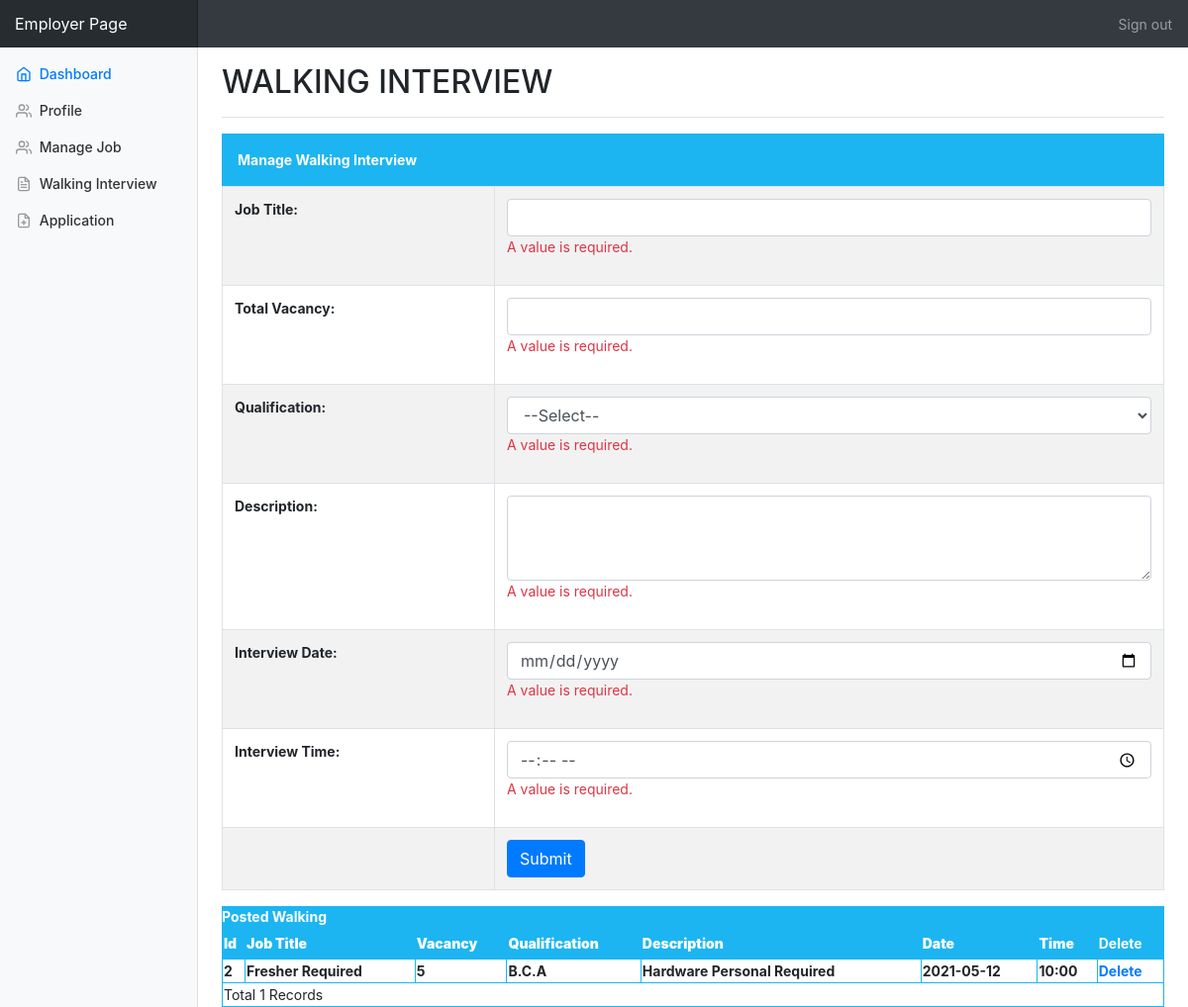
The app's page /employer/walking.php (signed in), older data.
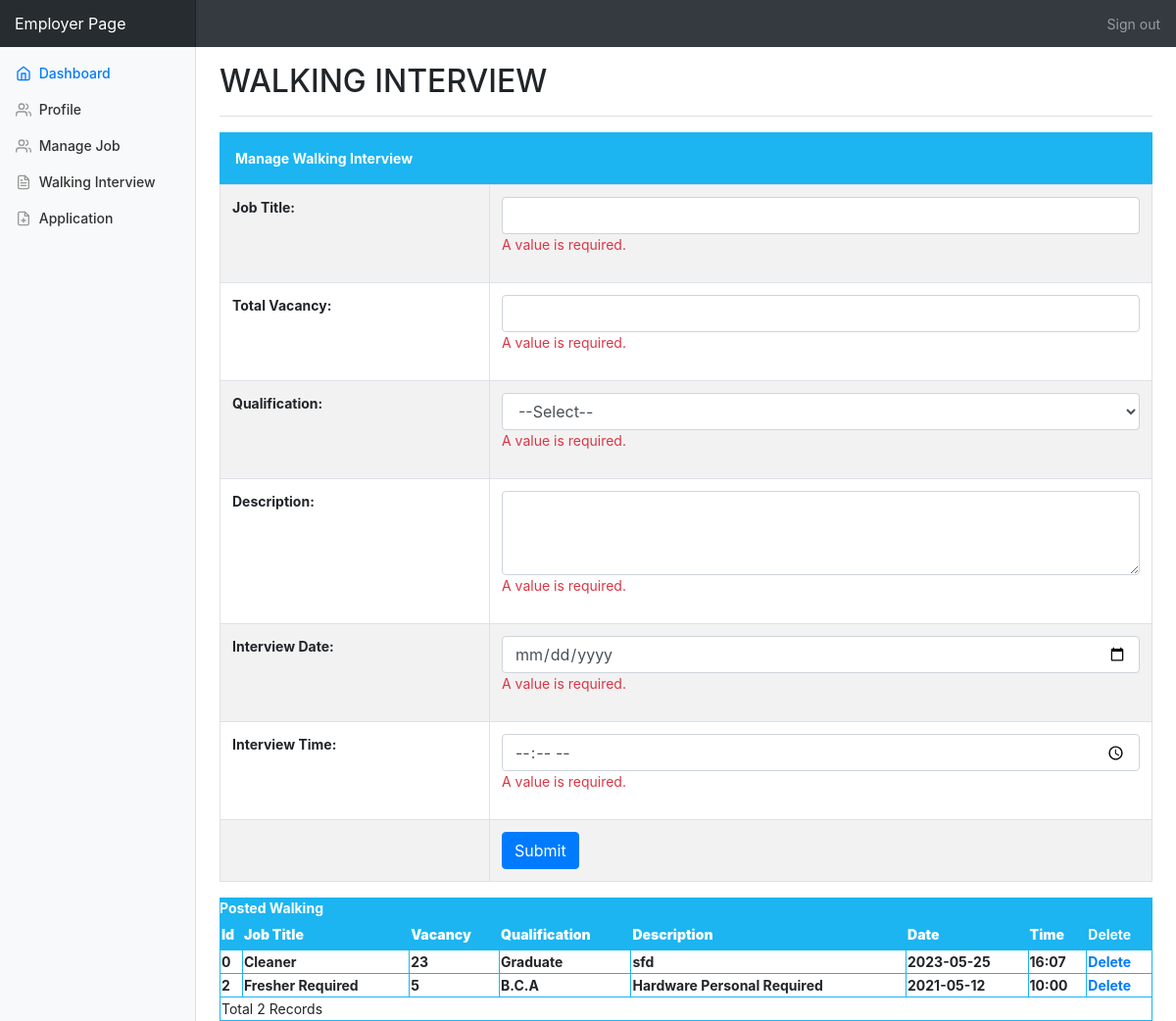
The same page, newer data.
### tables this page shows
CREATE TABLE `walkin_master` (
  `WalkInId` int(11) NOT NULL,
  `CompanyName` varchar(255) NOT NULL,
  `JobTitle` varchar(255) NOT NULL,
  `Vacancy` int(11) NOT NULL,
  `MinQualification` varchar(255) NOT NULL,
  `Description` varchar(255) NOT NULL,
  `InterviewDate` varchar(255) NOT NULL,
  `InterviewTime` varchar(255) NOT NULL
);

### employer/walking.php (the view, shortened to what the changed rows need)
<!doctype html>
<html lang="en">
<head>
  <link rel="stylesheet" href="https://maxcdn.bootstrapcdn.com/bootstrap/4.5.2/css/bootstrap.min.css">
  <link href="./css/dashboard.css" rel="stylesheet">
</head>
<body>
  <div class="container-fluid">
    <div class="row">
      <main role="main" class="col-md-9 ml-sm-auto col-lg-10 pt-3 px-4">
        <div class="d-flex justify-content-between flex-wrap flex-md-nowrap align-items-center pb-2 mb-3 border-bottom">
          <h1 class="h2" style="text-transform:uppercase;">Walking
            Interview </h1>
        </div>
        <table width="100%" border="0" cellspacing="0" cellpadding="0">
          <tr>
            <td>
              <table width="100%" border="1" bordercolor="#1CB5F1">
                <tr style="color:#fff">
                  <th height="32" bgcolor="#1CB5F1" class="style3">
                    <div align="left" class="style9 style5"><strong>Id</strong></div>
                  </th>
                  <th bgcolor="#1CB5F1" class="style3">
                    <div align="left" class="style9 style5"><strong>Job Title</strong></div>
                  </th>
                  <th bgcolor="#1CB5F1" class="style3">
                    <div align="left" class="style9 style5"><strong>Vacancy</strong></div>
                  </th>
                  <th bgcolor="#1CB5F1" class="style3">
                    <div align="left" class="style9 style5"><strong>Qualification</strong></div>
                  </th>
                  <th bgcolor="#1CB5F1" class="style3">
                    <div align="left" class="style9 style5"><strong>Description</strong></div>
                  </th>
                  <th bgcolor="#1CB5F1" class="style3">
                    <div align="left" class="style9 style5"><strong>Date</strong></div>
                  </th>
                  <th bgcolor="#1CB5F1" class="style3">
                    <div align="left" class="style9 style5"><strong>Time</strong></div>
                  </th>
                  <th bgcolor="#1CB5F1" class="style3">
                    <div align="left" class="style12">Delete</div>
                  </th>
                </tr>
                <?php
                include 'connection/db.php';
                $sql = "select * from walkin_master where CompanyName='" . $_SESSION['Company'] . "'";
                $result = mysqli_query($conn, $sql);
                while ($row = mysqli_fetch_array($result)) {
                  $Id = $row['WalkInId'];
                  $JobTitle = $row['JobTitle'];
                  $Vacancy = $row['Vacancy'];
                  $MinQualification = $row['MinQualification'];
                  $Description = $row['Description'];
                  $InterviewDate = $row['InterviewDate'];
                  $InterviewTime = $row['InterviewTime'];
                ?>
                  <tr>
                    <td class="style3">
                      <div align="left"><strong><?php echo $Id; ?></strong></div>
                    </td>
                    <td class="style3">
                      <div align="left"><strong><?php echo $JobTitle; ?></strong></div>
                    </td>
                    <td class="style3">
                      <div align="left"><strong><?php echo $Vacancy; ?></strong></div>
                    </td>
                    <td class="style3">
                      <div align="left"><strong><?php echo $MinQualification; ?></strong></div>
                    </td>
                    <td class="style3">
                      <div align="left"><strong><?php echo $Description; ?></strong></div>
                    </td>
                    <td class="style3">
                      <div align="left" class="style9 style5"><strong><?php echo $InterviewDate; ?></strong></div>
                    </td>
                    <td class="style3">
                      <div align="left" class="style9 style5"><strong><?php echo $InterviewTime; ?></strong></div>
                    </td>
                    <td class="style3">
                      <div align="left" class="style9 style5"><strong><a href="DeleteWalkin.php?WalkinId=<?php echo $Id; ?>">Delete</a></strong></div>
                    </td>
                  </tr>
                <?php
                }
                $records = mysqli_num_rows($result);
                ?>
                <tr>
                  <td colspan="8" class="style3">
                    <div align="left" class="style12"><?php echo "Total " . $records . " Records"; ?> </div>
                  </td>
                </tr>
              </table>
            </td>
          </tr>
        </table>
      </main>
    </div>
  </div>
</body>
</html>

Row changes from the older to the newer data that the page shows:
added walkin_master: WalkInId "0", JobTitle "Cleaner", Vacancy "23", MinQualification "Graduate", Description "sfd", InterviewDate "2023-05-25", InterviewTime "16:07"
Text that changed along with them:
$records: "1" → "2"
